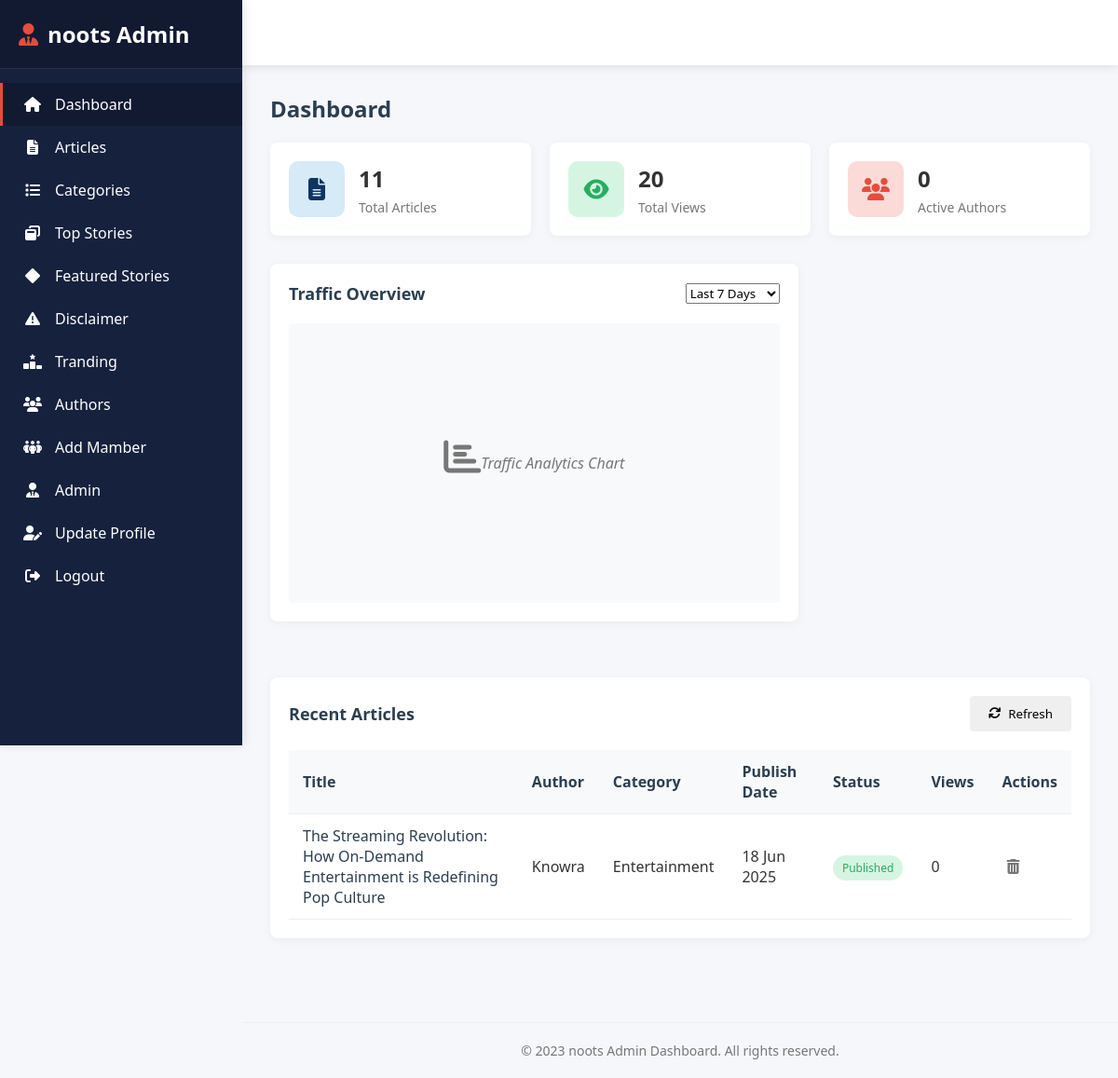
Screenshot of /admin.php?page=3 (signed in) with the database file from the repository.
### tables this page shows
CREATE TABLE `article` (
  `id` int(255) NOT NULL,
  `title` varchar(255) NOT NULL,
  `views` int(255) NOT NULL,
  `sub_title` varchar(255) NOT NULL,
  `category` varchar(255) NOT NULL,
  `description` varchar(300) NOT NULL,
  `image` varchar(900) NOT NULL,
  `content` mediumtext NOT NULL,
  `author_id` int(255) NOT NULL,
  `tags` varchar(300) NOT NULL,
  `lable` varchar(50) NOT NULL,
  `created_at` timestamp NOT NULL DEFAULT current_timestamp() ON UPDATE current_timestamp()
);

CREATE TABLE `author` (
  `id` int(255) NOT NULL,
  `email` varchar(255) NOT NULL,
  `username` varchar(200) NOT NULL,
  `password` varchar(200) NOT NULL,
  `bio` varchar(300) NOT NULL,
  `expertise` varchar(255) NOT NULL,
  `img` varchar(200) NOT NULL,
  `joined` timestamp NOT NULL DEFAULT current_timestamp() ON UPDATE current_timestamp(),
  `testimonial` varchar(200) NOT NULL
);

### admin.php (the view, shortened to what this page needs)
<?php
    require './config/config.php';
    $limit = 5;
    $page = isset($_GET['page']) ? (int)$_GET['page'] : 1;
    $offset = ($page - 1) * $limit;
    $query = "SELECT
                author.id AS id,
                author.email AS email,
                author.username AS username,
                author.expertise AS expertise,
                author.img AS author_img,
                author.joined AS joined,
                article.id AS article_id,
                article.title AS title,
                COUNT(article.title) AS article_count,
                COUNT(article_views.id) AS view_count,
                article.category AS category,
                article.author_id AS author_id,
                article.created_at AS created_at,
                categories.Name AS category_name,
                categories.description AS cat_descp,
                categories.created_at AS cat_create
            FROM article
            JOIN author ON article.author_id = author.id
            LEFT JOIN article_views ON article.id = article_views.article_id
            JOIN categories ON article.category = categories.Name
            GROUP BY article.id
            ORDER BY article.created_at DESC
            LIMIT $limit OFFSET $offset";
    $stmt = $conn->prepare($query);
    $stmt->execute();
    $allDetails = $stmt->fetchALL(PDO::FETCH_OBJ);
        $stmt1 = $conn->prepare("SELECT * FROM article ");
        $stmt1->execute();
        $article_details = $stmt1->fetchAll(PDO::FETCH_OBJ);
        $stmt2 = $conn->prepare("SELECT * FROM article_views ");
        $stmt2->execute();
        $views_details = $stmt2->fetchAll(PDO::FETCH_OBJ);
    $query = "SELECT
                author.id AS id,
                author.email AS email,
                author.username AS username,
                author.expertise AS expertise,
                author.img AS author_img,
                author.joined AS joined,
                COUNT(DISTINCT article.id) AS article_count,
                COUNT(article_views.id) AS view_count
            FROM author
            LEFT JOIN article ON article.author_id = author.id
            LEFT JOIN article_views ON article.id = article_views.article_id
            GROUP BY author.id
            ORDER BY MAX(article.created_at) DESC
            LIMIT $limit OFFSET $offset
            ";
    $stmt3 = $conn->prepare($query);
    $stmt3->execute();
    $author_details =$stmt3->fetchALL(PDO::FETCH_OBJ);
?>
<!DOCTYPE html>
<html lang="en">
<head>
    <link rel="stylesheet" href="https://cdnjs.cloudflare.com/ajax/libs/font-awesome/6.4.0/css/all.min.css">
</head>
<body>
    <div class="admin-container">
        <div class="sidebar" id="sidebar">
            <div class="sidebar-header">
                <h2><i class="fa-solid fa-user-tie"></i> noots Admin</h2>
            </div>
            <div class="sidebar-menu">
                <div class="menu-item active" data-page="dashboard-page">
                    <i class="fas fa-home"></i>
                    <span>Dashboard</span>
                </div>
                <div class="menu-item" data-page="articles-page">
                    <i class="fas fa-file-alt"></i>
                    <span>Articles</span>
                </div>
                <div class="menu-item" data-page="categories-page">
                    <i class="fas fa-list"></i>
                    <span>Categories</span>
                </div>
                <div class="menu-item" data-page="top-stories-page">
                    <i class="fa-solid fa-window-restore"></i>
                    <span>Top Stories</span>
                </div>
                <div class="menu-item" data-page="featured-stories-page">
                    <i class="fa-solid fa-diamond"></i>
                    <span>Featured Stories</span>
                </div>
                <div class="menu-item" data-page="disclimer-page">
                    <i class="fa-solid fa-triangle-exclamation"></i>
                    <span>Disclaimer</span>
                </div>
                <div class="menu-item" data-page="Tranding-page">
                    <i class="fa-solid fa-ranking-star"></i>
                    <span>Tranding</span>
                </div>
                <div class="menu-item" data-page="authors-page">
                    <i class="fas fa-users"></i>
                    <span>Authors</span>
                </div>
                <div class="menu-item" data-page="members-page">
                    <i class="fa-solid fa-people-group"></i>
                    <span>Add Mamber</span>
                </div>
                <div class="menu-item" data-page="admin-page">
                    <i class="fa-solid fa-user-tie"></i>
                    <span>Admin</span>
                </div>
                <div class="menu-item" data-page="update-page">
                    <i class="fa-solid fa-user-pen"></i>
                    <span>Update Profile</span>
                </div>
                <div class="menu-item" data-page="logout-page">
                    <i class="fas fa-sign-out-alt"></i>
                    <span>Logout</span>
                </div>
            </div>
        </div>
        <div class="main-content">
            <div class="header">
            </div>
            <div class="content">
                <div id="dashboard-page" class="page active">
                    <div class="page-title">
                        <h1>Dashboard</h1>
                    </div>
                    <div class="stats-container">
                        <div class="stat-card">
                            <div class="stat-icon blue">
                                <i class="fas fa-file-alt"></i>
                            </div>
                            <div class="stat-info">
                                <h3><?php echo count($article_details); ?></h3>
                                <p>Total Articles</p>
                            </div>
                        </div>
                        <div class="stat-card">
                            <div class="stat-icon green">
                                <i class="fas fa-eye"></i>
                            </div>
                            <div class="stat-info">
                                <h3><?php echo count($views_details); ?></h3>
                                <p>Total Views</p>
                            </div>
                        </div>
                        <div class="stat-card">
                            <div class="stat-icon red">
                                <i class="fas fa-users"></i>
                            </div>
                            <div class="stat-info">
                                <h3><?php echo count($author_details); ?></h3>
                                <p>Active Authors</p>
                            </div>
                        </div>
                    </div>
                    <div class="grid-container">
                        <div class="card">
                            <div class="card-header">
                                <h2>Traffic Overview</h2>
                                <select>
                                    <option>Last 7 Days</option>
                                </select>
                            </div>
                            <div class="chart-container">
                                <div class="chart-placeholder">
                                    <i class="fas fa-chart-bar" style="font-size: 40px; margin-bottom: 15px;"></i>
                                    <p>Traffic Analytics Chart</p>
                                </div>
                            </div>
                        </div>
                    </div>
                    <div class="card">
                        <div class="card-header">
                            <h2>Recent Articles</h2>
                            <button class="btn" onClick="window.location.reload()">
                                <i class="fas fa-sync"></i> Refresh
                            </button>
                        </div>
                        <div class="table-responsive">
                            <table>
                                <thead>
                                    <tr>
                                        <th>Title</th>
                                        <th>Author</th>
                                        <th>Category</th>
                                        <th>Publish Date</th>
                                        <th>Status</th>
                                        <th>Views</th>
                                        <th>Actions</th>
                                    </tr>
                                </thead>
                                <tbody>
                                    <?php foreach($allDetails as $list): ?>
                                            <tr>
                                                <td><a href="./article.php?id=<?php echo $list->article_id; ?>"><?php echo $list->title; ?></a></td>
                                                <td><?php echo $list->username; ?></td>
                                                <td><?php echo $list->category; ?></td>
                                                <td><?php $date = date("d M Y", strtotime($list->created_at));
                                        echo $date; ?></td>
                                                <td><span class="status published">Published</span></td>
                                                <td><?php echo $list->view_count; ?></td>
                                                <td>
                                                    <form method="POST" action="" onsubmit="return confirm('Are you sure you want to delete this article?');">
                                                    <button class="action-btn" type="submit" name="delete"><i class="fas fa-trash-alt"></i></button>
                                                </form>
                                                </td>
                                            </tr>
                                        <?php endforeach; ?>
                                </tbody>
                            </table>
                        </div>
                    </div>
                </div>
                </div>
                <div class="footer">
                    <p>© 2023 noots Admin Dashboard. All rights reserved.</p>
                </div>
            </div>
        </div>
</body>
</html>

### admin.php (style rules this page uses)
:root { --primary: #16213e; --secondary: #0f3460; --accent: #e74c3c; --light: #ecf0f1; --dark: #2c3e50; --success: #27ae60; --warning: #f39c12; --sidebar-width: 260px; --header-height: 70px; --transition: all 0.3s ease; }
* { margin: 0; padding: 0; box-sizing: border-box; font-family: 'Segoe UI', Tahoma, Geneva, Verdana, sans-serif; }
body { background-color: #f5f7fa; color: #333; overflow-x: hidden; }
.admin-container { display: flex; min-height: 100vh; position: relative; }
.sidebar { width: var(--sidebar-width); background: var(--primary); color: white; position: fixed; height: 100vh; overflow-y: auto; transition: var(--transition); z-index: 100; box-shadow: 2px 0 10px rgba(0, 0, 0, 0.1); }
.sidebar-header { padding: 20px; background: rgba(0, 0, 0, 0.2); border-bottom: 1px solid rgba(255, 255, 255, 0.1); display: flex; justify-content: space-between; align-items: center; }
.sidebar-header h2 { display: flex; align-items: center; gap: 10px; }
.sidebar-header h2 i { color: var(--accent); }
.sidebar-menu { padding: 15px 0; }
.menu-item { padding: 12px 20px; display: flex; align-items: center; gap: 12px; cursor: pointer; transition: var(--transition); border-left: 3px solid transparent; }
.menu-item:hover, .menu-item.active { background: rgba(0, 0, 0, 0.2); border-left: 3px solid var(--accent); }
.menu-item i { width: 24px; text-align: center; }
.main-content { flex: 1; margin-left: var(--sidebar-width); transition: var(--transition); }
.header { height: var(--header-height); background: white; box-shadow: 0 2px 10px rgba(0, 0, 0, 0.1); display: flex; justify-content: space-between; align-items: center; padding: 0 30px; position: sticky; top: 0; z-index: 90; }
.content { padding: 30px; }
.page-title { margin-bottom: 20px; display: flex; justify-content: space-between; align-items: center; }
.page-title h1 { font-size: 24px; color: var(--dark); }
.btn { padding: 10px 20px; border: none; border-radius: 4px; cursor: pointer; font-weight: 500; transition: var(--transition); display: inline-flex; align-items: center; gap: 8px; }
.stats-container { display: grid; grid-template-columns: repeat(auto-fit, minmax(240px, 1fr)); gap: 20px; margin-bottom: 30px; }
.stat-card { background: white; border-radius: 8px; padding: 20px; box-shadow: 0 2px 10px rgba(0, 0, 0, 0.05); display: flex; align-items: center; gap: 15px; }
.stat-icon { width: 60px; height: 60px; border-radius: 10px; display: flex; justify-content: center; align-items: center; font-size: 24px; }
.stat-icon.blue { background: rgba(52, 152, 219, 0.2); color: var(--secondary); }
.stat-icon.green { background: rgba(46, 204, 113, 0.2); color: var(--success); }
.stat-icon.red { background: rgba(231, 76, 60, 0.2); color: var(--accent); }
.stat-info h3 { font-size: 24px; margin-bottom: 5px; }
.stat-info p { color: #777; font-size: 14px; }
.grid-container { display: grid; grid-template-columns: 2fr 1fr; gap: 30px; margin-bottom: 30px; }
.card { background: white; border-radius: 8px; box-shadow: 0 2px 10px rgba(0, 0, 0, 0.05); padding: 20px; margin-bottom: 30px; }
.card-header { display: flex; justify-content: space-between; align-items: center; margin-bottom: 20px; }
.card-header h2 { font-size: 18px; color: var(--dark); }
.chart-container { height: 300px; position: relative; }
.table-responsive { overflow-x: auto; }
table { width: 100%; border-collapse: collapse; }
th, td { padding: 12px 15px; text-align: left; border-bottom: 1px solid #eee; }
th { background: #f8f9fa; font-weight: 600; color: var(--dark); }
a { text-decoration: none; color:var(--dark); }
.status { padding: 5px 10px; border-radius: 20px; font-size: 12px; font-weight: 500; }
.status.published { background: rgba(46, 204, 113, 0.2); color: var(--success); }
.action-btn { background: none; border: none; cursor: pointer; font-size: 16px; margin: 0 5px; color: #777; transition: var(--transition); }
.footer { text-align: center; padding: 20px; color: #777; font-size: 14px; border-top: 1px solid #eee; margin-top: 30px; }
.page { display: none; animation: fadeIn 0.3s ease; }
.page.active { display: block; }
.chart-placeholder { height: 100%; display: flex; justify-content: center; align-items: center; background: #f8f9fa; border-radius: 4px; color: #777; font-style: italic; }

### rows the page displays
article: title "The Streaming Revolution: How On-Demand Entertainment is Redefining Pop Culture", author.username "Knowra", category "Entertainment", created_at "18 Jun 2025", view_count "0"

### other values shown
count($article_details) "11"
count($views_details) "20"
count($author_details) "0"
